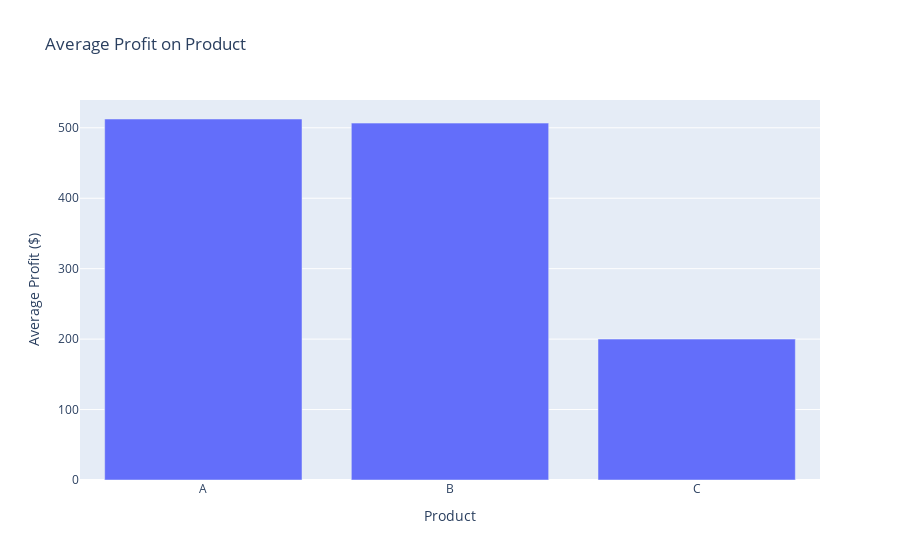

Notebook source saved alongside this figure:
### Markdown cell above
### Task 6: Grouped Bar Chart

    Data: sales_data.csv

    Goal: Group by Product, calculate average Profit, and display as a bar chart.

### Code cell
average_profit = df.groupby('Product')['Profit'].mean().reset_index()

fig = px.bar(average_profit,x='Product',y='Profit',
             title='Average Profit on Product',
             labels={'Profit':'Average Profit ($)','Product':'Product'})
fig.show()

### Figure 1 — Plotly figure (JSON) as saved in the notebook; plotly's stock layout.template omitted (floating-point values rounded to 4 significant figures)
{"data": [{"hovertemplate": "Product=%{x}<br>Average Profit ($)=%{y}<extra></extra>", "legendgroup": "", "marker": {"color": "#636efa", "pattern": {"shape": ""}}, "name": "", "orientation": "v", "showlegend": false, "textposition": "auto", "type": "bar", "x": ["A", "B", "C"], "xaxis": "x", "y": [512.5, 506.7, 200.0], "yaxis": "y"}], "layout": {"barmode": "relative", "legend": {"tracegroupgap": 0}, "title": {"text": "Average Profit on Product"}, "xaxis": {"anchor": "y", "domain": [0, 1], "title": {"text": "Product"}}, "yaxis": {"anchor": "x", "domain": [0, 1], "title": {"text": "Average Profit ($)"}}}}
